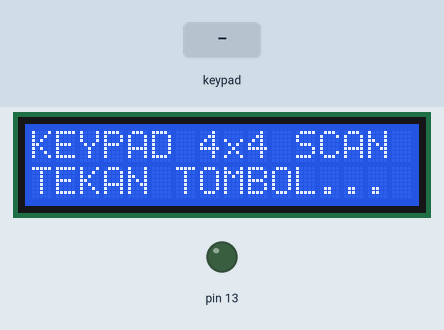
Recording of a sketch running on a simulated Arduino Uno, built with avr-gcc and run on an emulated ATmega328P. On the bench: 16×2 character LCD, output pins drawn as LEDs (lit = HIGH). Wiring (from diagram.json): 4×4 keypad with keys 1 2 3 A 4 5 6 B 7 8 9 C * 0 # D: rows pin 9, pin 8, pin 7, pin 6; columns pin 5, pin 4, pin 3, pin 2. Dashed ring = blinking. The inputs (shaded band) are chosen by the test bench. Pins used as bus, display or sensor lines are not drawn; what the sketch prints to the serial monitor is not drawn.

Above: at 1.3 s.
1.4 s: keypad keys 9 8 7 6 # pressed 0.4 s apart
At 3.7 s:
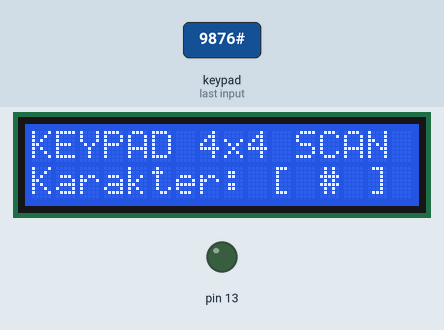
4.9 s: key 'A' pressed
At 5.2 s:
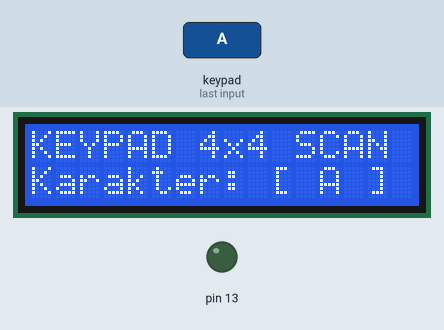
6.4 s: key 'C' pressed
At 7.5 s:
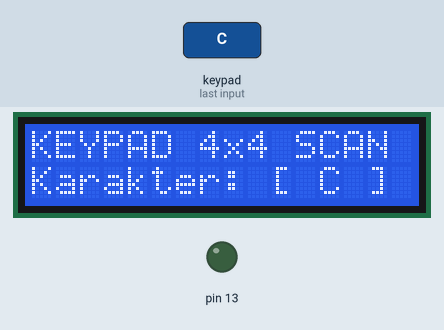
7.9 s: keypad keys 9 8 7 6 D pressed 0.4 s apart
At 9.9 s:
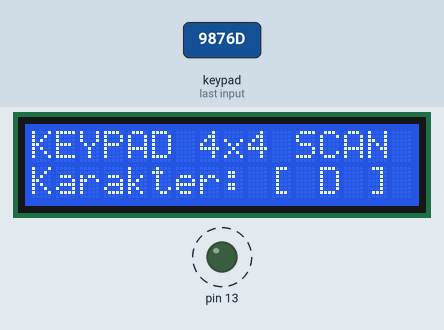
11.4 s: keypad keys 9 8 7 6 * pressed 0.4 s apart
At 13.8 s:
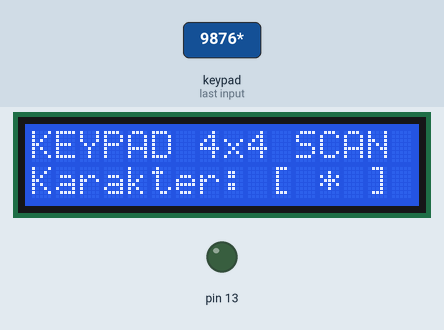
14.9 s: key '9' pressed
At 16.4 s:
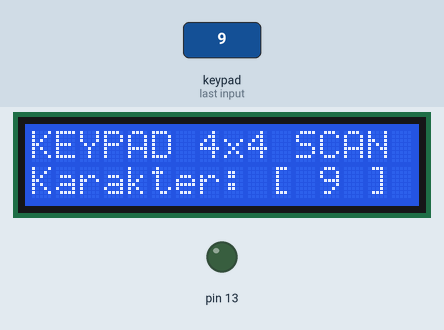
Timing chart, 0 to 17.4 s (numbered marks = the images above; inputs shaded):
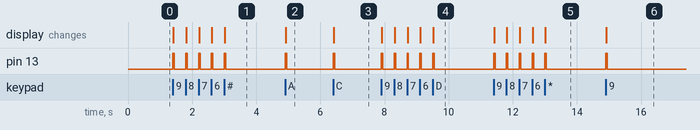

The sketch:

keypad_matrix_scanner.ino
```cpp
/**
 * keypad_matrix_scanner.ino
 * Modul 17: Pemindaian Matriks Keypad 4x4 Mandiri (Row-Column Scanning Engine)
 *
 * Hardware Wiring:
 * - Arduino Uno R3
 * - Keypad Matriks 4x4 (8 Pin Ribbon Header):
 *     * Pin 1 (Row 1) -> Pin D9 Uno (OUTPUT)
 *     * Pin 2 (Row 2) -> Pin D8 Uno (OUTPUT)
 *     * Pin 3 (Row 3) -> Pin D7 Uno (OUTPUT)
 *     * Pin 4 (Row 4) -> Pin D6 Uno (OUTPUT)
 *     * Pin 5 (Col 1) -> Pin D5 Uno (INPUT_PULLUP)
 *     * Pin 6 (Col 2) -> Pin D4 Uno (INPUT_PULLUP)
 *     * Pin 7 (Col 3) -> Pin D3 Uno (INPUT_PULLUP)
 *     * Pin 8 (Col 4) -> Pin D2 Uno (INPUT_PULLUP)
 * - LCD 1602 I2C: SDA -> Pin A4, SCL -> Pin A5, VCC -> 5V, GND -> GND
 * - Built-in LED: Pin D13 (PB5) untuk indikator kedip saat tombol ditekan
 *
 * Prinsip Pemindaian Matriks:
 * 1. 4 Pin Baris dikonfigurasi sebagai OUTPUT (default HIGH / 5V).
 * 2. 4 Pin Kolom dikonfigurasi sebagai INPUT_PULLUP (terbaca HIGH saat sakelar terbuka).
 * 3. Algoritma menyalakan satu baris ke LOW secara bergantian, lalu membaca 4 pin kolom.
 *    Jika suatu kolom terbaca LOW, koordinat baris dan kolom tersebut menandakan tombol yang ditekan.
 */

#include <Arduino.h>
#include <Wire.h>
#include <LiquidCrystal_I2C.h>

LiquidCrystal_I2C lcd(0x27, 16, 2);

const uint8_t JUMLAH_BARIS = 4;
const uint8_t JUMLAH_KOLOM = 4;

// Alokasi Pin Arduino untuk Baris dan Kolom
const uint8_t PIN_BARIS[JUMLAH_BARIS] = { 9, 8, 7, 6 }; // R1, R2, R3, R4
const uint8_t PIN_KOLOM[JUMLAH_KOLOM] = { 5, 4, 3, 2 }; // C1, C2, C3, C4

// Peta Karakter Matriks Tombol 4x4
const char PETA_KUNCI[JUMLAH_BARIS][JUMLAH_KOLOM] = {
    { '1', '2', '3', 'A' },
    { '4', '5', '6', 'B' },
    { '7', '8', '9', 'C' },
    { '*', '0', '#', 'D' }
};

// Variabel pelacak status dan debouncing matriks
char kunciTerakhir = '\0';
uint32_t waktuTekanTerakhir = 0;
const uint32_t JEDA_DEBOUNCE_KEYPAD = 60; // 60 milidetik filter getaran kontak membran

/**
 * Algoritma Pemindaian Matriks Murni (Tanpa Library Eksternal):
 * Mengembalikan karakter tombol jika ada tombol baru yang ditekan, atau '\0' jika idle.
 */
char pindaiKeypadMatriks() {
    char tombolTerdeteksi = '\0';

    for (uint8_t r = 0; r < JUMLAH_BARIS; r++) {
        // 1. Tarik baris aktif ke level LOW (0V)
        digitalWrite(PIN_BARIS[r], LOW);
        delayMicroseconds(5); // Waktu stabilisasi kapasitansi kabel (settling time)

        // 2. Baca seluruh kolom pada baris yang sedang aktif
        for (uint8_t c = 0; c < JUMLAH_KOLOM; c++) {
            if (digitalRead(PIN_KOLOM[c]) == LOW) {
                // Tombol pada koordinat [r][c] sedang terhubung ke GND!
                tombolTerdeteksi = PETA_KUNCI[r][c];
            }
        }

        // 3. Kembalikan baris ke level HIGH sebelum beralih ke baris berikutnya
        digitalWrite(PIN_BARIS[r], HIGH);

        if (tombolTerdeteksi != '\0') {
            break; // Hentikan pemindaian jika sudah menemukan tombol aktif
        }
    }

    return tombolTerdeteksi;
}

void setup() {
    Serial.begin(115200);

    pinMode(13, OUTPUT);
    digitalWrite(13, LOW);

    // Inisialisasi 4 Pin Baris sebagai OUTPUT (Set ke HIGH agar tidak ada arus bocor)
    for (uint8_t r = 0; r < JUMLAH_BARIS; r++) {
        pinMode(PIN_BARIS[r], OUTPUT);
        digitalWrite(PIN_BARIS[r], HIGH);
    }

    // Inisialisasi 4 Pin Kolom sebagai INPUT dengan resistor internal PULL-UP
    for (uint8_t c = 0; c < JUMLAH_KOLOM; c++) {
        pinMode(PIN_KOLOM[c], INPUT_PULLUP);
    }

    Wire.begin();
    lcd.init();
    lcd.backlight();

    lcd.setCursor(0, 0);
    lcd.print(F("KEYPAD 4x4 SCAN "));
    lcd.setCursor(0, 1);
    lcd.print(F("TEKAN TOMBOL... "));

    Serial.println(F("\n=============================================="));
    Serial.println(F("   MODUL 17: PEMINDAIAN MATRIKS KEYPAD 4x4    "));
    Serial.println(F("=============================================="));
    Serial.println(F("Tekan sembarang tombol pada keypad 4x4..."));
}

void loop() {
    uint32_t sekarang = millis();

    // Jalankan pemindaian matriks
    char kunciSekarang = pindaiKeypadMatriks();

    // Logika Debouncing & State Filter: Deteksi transisi penekanan baru
    if (kunciSekarang != '\0' && kunciSekarang != kunciTerakhir) {
        if (sekarang - waktuTekanTerakhir >= JEDA_DEBOUNCE_KEYPAD) {
            waktuTekanTerakhir = sekarang;
            kunciTerakhir = kunciSekarang;

            // Indikator visual LED built-in menyala sekejap
            digitalWrite(13, HIGH);

            // Tampilkan ke Serial Monitor
            Serial.print(F("[KEYPAD EVENT] Tombol ditekan: '"));
            Serial.print(kunciSekarang);
            Serial.println(F("'"));

            // Tampilkan ke Layar LCD 1602
            lcd.setCursor(0, 1);
            char buffer[17];
            snprintf(buffer, sizeof(buffer), "Karakter: [ %c ] ", kunciSekarang);
            lcd.print(buffer);

            delay(30); // Durasi nyala LED built-in
            digitalWrite(13, LOW);
        }
    }
    else if (kunciSekarang == '\0') {
        // Tombol telah dilepas oleh pengguna
        kunciTerakhir = '\0';
    }
}
```

Measured:
- after the input at 1.4 s, pin 13: alternates HIGH for 0.05 s and LOW for 0.35 s, 10 changes in all, then stays LOW, starting at once; the display: first changes at once (image 1 shows a later state)
- after the input at 4.9 s, pin 13: LOW → HIGH at once, → LOW 0.05 s later; the display: changes at once (image 2)
- after the input at 6.4 s, pin 13: LOW → HIGH at once, → LOW 0.05 s later; the display: changes at once (image 3)
- after the input at 7.9 s, pin 13: alternates HIGH for 0.05 s and LOW for 0.35 s, 10 changes in all, then stays LOW, starting at once; the display: first changes at once (image 4 shows a later state)
- after the input at 11.4 s, pin 13: alternates HIGH for 0.05 s and LOW for 0.35 s, 10 changes in all, then stays LOW, starting at once; the display: first changes at once (image 5 shows a later state)
- after the input at 14.9 s, pin 13: LOW → HIGH at once, → LOW 0.05 s later; the display: changes at once (image 6)
